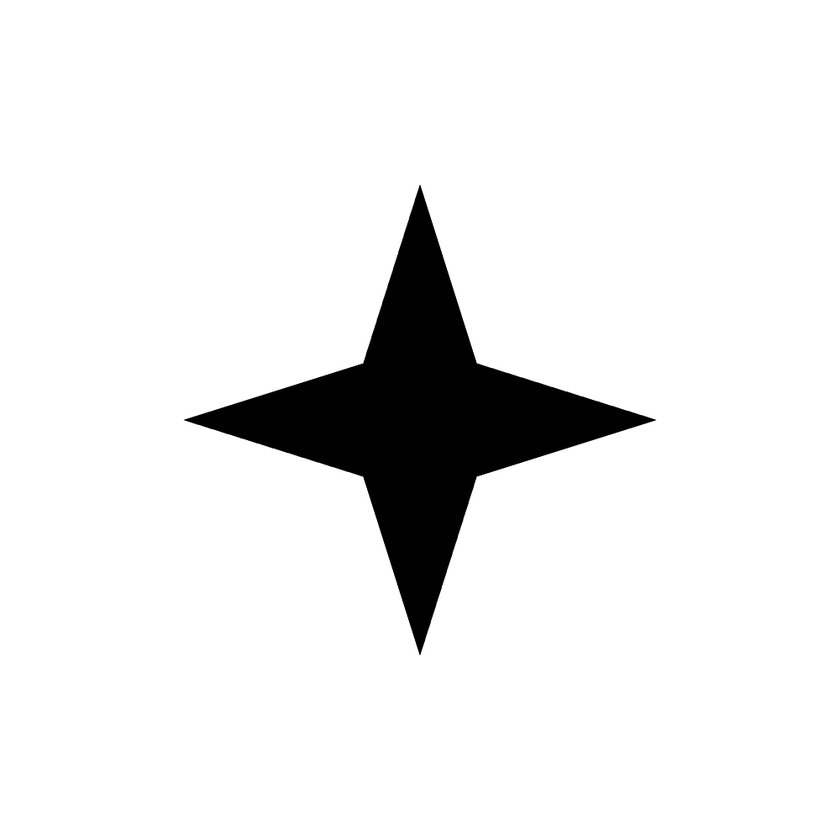
#> input picture merge_img/2_square.tif, 840 x 840 px, shrunk from 1000 x 1000 before the run
$ python crop_text.py
#> lines starting #> are read from the running program, lines starting #| are printed output that depends on the picture; after the words box and inside, x2 and y2 are one past the last pixel; in counts of white or black regions, pixels touching at a corner belong together
import cv2
import numpy as np
import os
from PIL import Image

def process_image(image_input):
#> called with image_input = '../merge_img/2_square.tif'
    if isinstance(image_input, Image.Image):
        # 如果傳入參數是PIL圖像，直接回傳圖像
        print("Input is a PIL image.")
        return image_input
    elif isinstance(image_input, str):
        # 如果傳入參數是文件路徑，開啟並回傳圖像
        print("Input is a file path.")
        # 打開圖像
        image = Image.open(image_input)
#> image is the input picture: PIL image 840x840 RGB; min 0, max 255, mean 235.6
        return image
    else:
        raise ValueError("Invalid input. Please provide a PIL image or a file path.")


def crop_text(img_path, limit_length=None, dilate_iter=10, save=False):
    """
    裁切圖片(白底)，並生成去背透明圖層，會根據框選出的輪廓做裁切
    使用 limit_length 可以強制指定底圖尺寸大小，若不指定，則會生成裁切的輪廓尺寸*1.2的底圖
    使用 dilate_iter 可以調整膨脹係數，若兩個文字間太靠近，則建議降低膨脹係數，須注意膨脹係數調整太小可能會造成文字獨立的點被分離
    :param img_path: 圖片路徑
    :param limit_length: 指定底圖大小
    :param dilate_iter: 膨脹係數
    :param save: 是否儲存圖片，若不儲存圖片則顯示圖片
    :return:
    """
    # 載入圖片
    image = process_image(img_path)
    image = image.convert("RGB")
    image = np.uint8(image)
    image = cv2.cvtColor(image, cv2.COLOR_RGB2BGR)

    # 轉換成灰階圖片
    gray_image = cv2.cvtColor(image, cv2.COLOR_BGR2GRAY)

    # 二值化處理
    threshold_value, threshold_image = cv2.threshold(gray_image, 0, 255, cv2.THRESH_BINARY_INV + cv2.THRESH_OTSU)
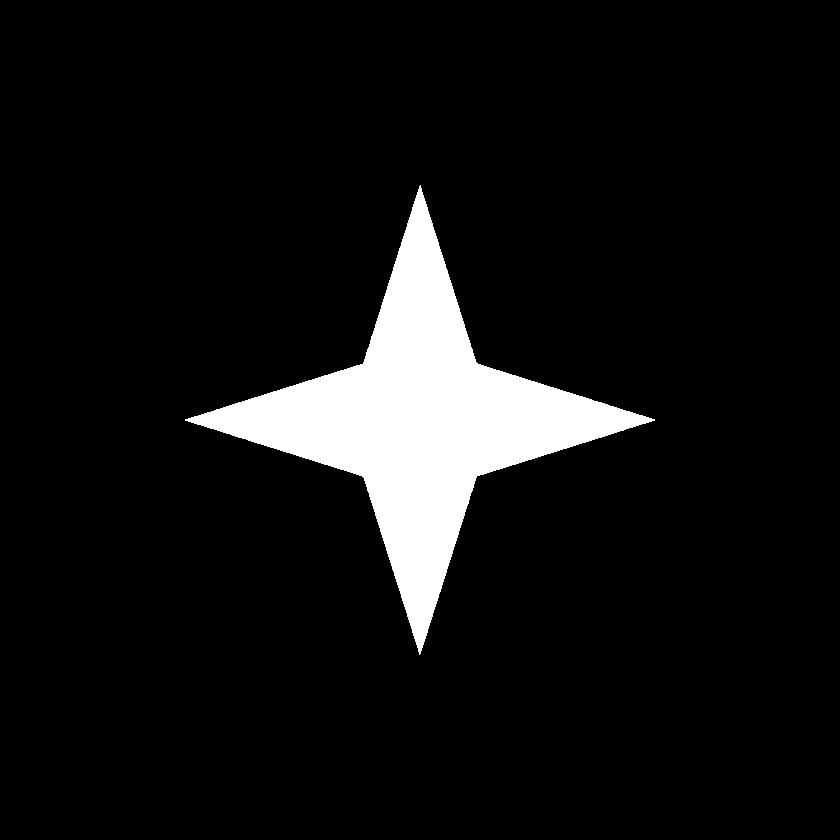
#> threshold_image: shape (840, 840); 7.6% white; 1 white region, box (x1, y1, x2, y2) and area: (185, 185, 655, 655) 53712
#> threshold_value = 128

    # 膨脹操作
    kernel = np.ones((3, 3), np.uint8)
    dilated_image = cv2.dilate(threshold_image, kernel, iterations=dilate_iter)
#> dilated_image: shape (840, 840); every value is 255

    # 尋找輪廓
    contours, hierarchy = cv2.findContours(dilated_image, cv2.RETR_EXTERNAL, cv2.CHAIN_APPROX_SIMPLE)
#> contours = [[[0, 0], [0, 839], [839, 839], [839, 0]]]

    # 創建img資料夾
    if not os.path.exists('img'):
        os.mkdir('img')

    # 遍歷每個輪廓
    for i, contour in enumerate(contours):
        # 計算輪廓的外接矩形
        x, y, w, h = cv2.boundingRect(contour)

        # 擷取圖片
        extracted_image = image[y:y+h, x:x+w]

        # 擷取二值化圖片作為 alpha 通道
        extracted_alpha = threshold_image[y:y+h, x:x+w]

        # 去背處理
        b, g, r = cv2.split(extracted_image)
        rgba = [b, g, r, extracted_alpha]
        extracted_image_rgba = cv2.merge(rgba, 4)

        # 建立透明底圖
        if limit_length:
            transparent_image = np.zeros((limit_length, limit_length, 4), dtype=np.uint8)
        else:
            transparent_image = np.zeros((int(w*1.2), int(h*1.2), 4), dtype=np.uint8)

        # 計算圖片置中位置
        center_x = int(transparent_image.shape[1] / 2)
        center_y = int(transparent_image.shape[0] / 2)
        offset_x = int(w / 2)
        offset_y = int(h / 2)
        x1 = center_x - offset_x
        y1 = center_y - offset_y
        x2 = x1 + w
        y2 = y1 + h

        # 將圖片置中放置在透明底圖上
        x1 = max(0, x1)
        y1 = max(0, y1)
        x2 = min(transparent_image.shape[1], x2)
        y2 = min(transparent_image.shape[0], y2)

        # 擷取圖片的部分可能超出範圍
        extracted_image_rgba = extracted_image_rgba[:y2-y1, :x2-x1]

        transparent_image[y1:y2, x1:x2] = extracted_image_rgba

        if save:
            # 儲存圖片
            filename = os.path.join('img', f'{i}.png')
            cv2.imwrite(filename, transparent_image)
        else:
            tmp_img = Image.fromarray(transparent_image)
            tmp_img.show()
#> this loop made 1 pass
#> (contour, x, y, w, h, center_x, center_y, offset_x) on pass 1: ([[0, 0], [0, 839], [839, 839], [839, 0]], 0, 0, 840, 840, 504, 504, 420)
#> pass 1, in crop_text, `tmp_img = Image.fromarray(transparent_image)`:
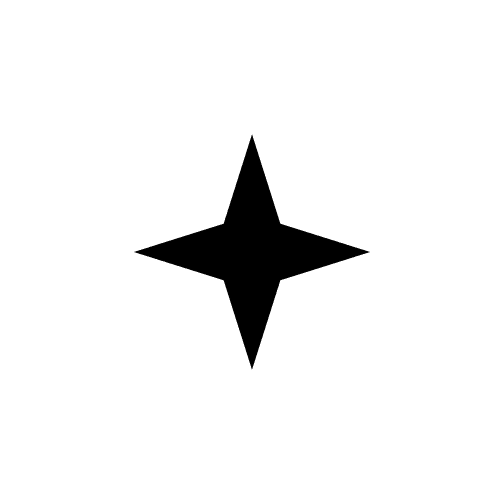
#> tmp_img: PIL image 1008x1008 RGBA (shown at 1/2 size); mean R, G, B, A 163.6, 163.6, 163.6, 13.5; transparent parts drawn white


if __name__ == '__main__':
    img_path = r"../merge_img/2_square.tif"
    crop_text(img_path, dilate_iter=500)
